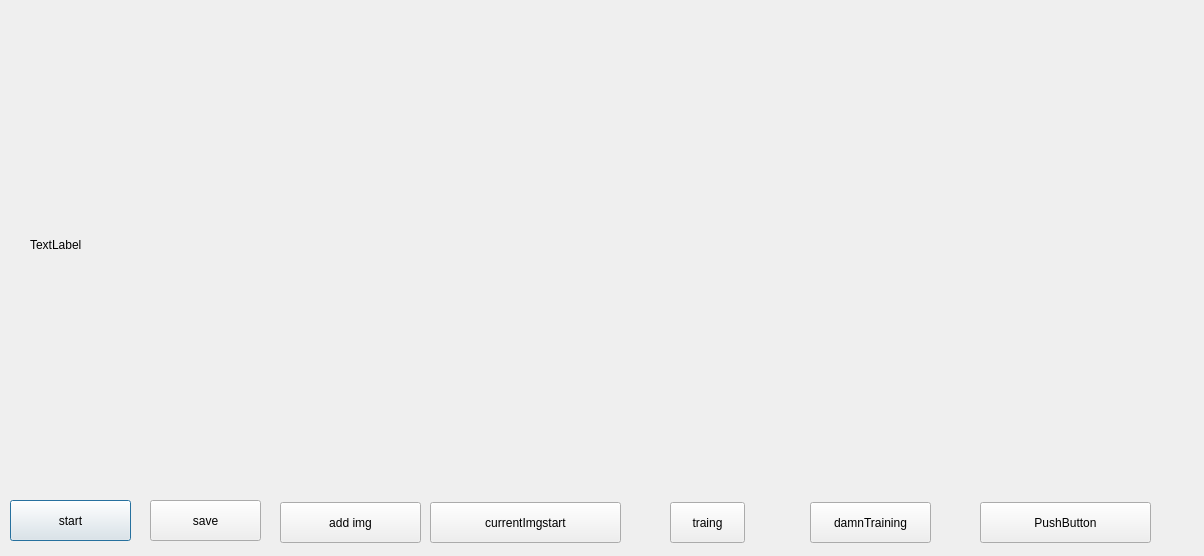
<?xml version="1.0" encoding="UTF-8"?>
<ui version="4.0">
 <class>Render</class>
 <widget class="QDialog" name="Render">
  <property name="geometry">
   <rect>
    <x>0</x>
    <y>0</y>
    <width>1204</width>
    <height>556</height>
   </rect>
  </property>
  <property name="windowTitle">
   <string>Dialog</string>
  </property>
  <widget class="QPushButton" name="start">
   <property name="geometry">
    <rect>
     <x>10</x>
     <y>500</y>
     <width>121</width>
     <height>41</height>
    </rect>
   </property>
   <property name="text">
    <string>start</string>
   </property>
  </widget>
  <widget class="QLabel" name="img">
   <property name="geometry">
    <rect>
     <x>30</x>
     <y>20</y>
     <width>1150</width>
     <height>450</height>
    </rect>
   </property>
   <property name="text">
    <string>TextLabel</string>
   </property>
  </widget>
  <widget class="QPushButton" name="save">
   <property name="geometry">
    <rect>
     <x>150</x>
     <y>500</y>
     <width>111</width>
     <height>41</height>
    </rect>
   </property>
   <property name="text">
    <string>save</string>
   </property>
  </widget>
  <widget class="QPushButton" name="addImage">
   <property name="geometry">
    <rect>
     <x>280</x>
     <y>502</y>
     <width>141</width>
     <height>41</height>
    </rect>
   </property>
   <property name="text">
    <string>add img</string>
   </property>
  </widget>
  <widget class="QPushButton" name="currentImageStart">
   <property name="geometry">
    <rect>
     <x>430</x>
     <y>502</y>
     <width>191</width>
     <height>41</height>
    </rect>
   </property>
   <property name="text">
    <string>currentImgstart</string>
   </property>
  </widget>
  <widget class="QPushButton" name="trainingbutt">
   <property name="geometry">
    <rect>
     <x>670</x>
     <y>502</y>
     <width>75</width>
     <height>41</height>
    </rect>
   </property>
   <property name="text">
    <string>traing</string>
   </property>
  </widget>
  <widget class="QPushButton" name="trainingsss">
   <property name="geometry">
    <rect>
     <x>810</x>
     <y>502</y>
     <width>121</width>
     <height>41</height>
    </rect>
   </property>
   <property name="text">
    <string>damnTraining</string>
   </property>
  </widget>
  <widget class="QPushButton" name="pushButton">
   <property name="geometry">
    <rect>
     <x>980</x>
     <y>502</y>
     <width>171</width>
     <height>41</height>
    </rect>
   </property>
   <property name="text">
    <string>PushButton</string>
   </property>
  </widget>
 </widget>
 <resources/>
 <connections/>
</ui>
